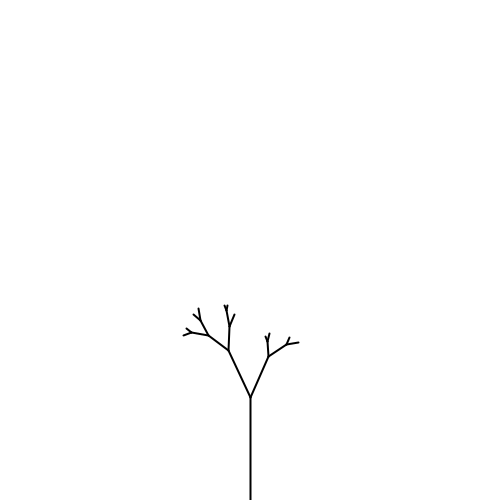
Frame 1 (no input)
Frame 60 (the mouse pressed at the canvas centre just before this capture): identical to frame 1, image omitted
Frame 120 (the mouse held since frame 60 and released just before this capture): identical to frame 1, image omitted

The Processing sketch that drew this single still picture (run headless with seeded random() and noise(); from frame 60 on, the mouse is pressed at the canvas centre):

// Processing sketch: tree_recursive2
// ── tree_recursive2.pde
// Recursive Tree
// YunFei
void setup() {
  size(500, 500);
  
  background(255);
  translate(width/2, height);
  stroke(0);
  drawBranch(150);
}
 

void draw() {
  ;
}


void mouseClicked() {
  background(255);
  translate(width/2, height);
  stroke(0);
  drawBranch(150);
}


void drawBranch(float len) {
  float theta = map(random(1), 0, 1, PI/12, PI/6);
  len = len * random(0.5, 1.2);
  strokeWeight(2);
  line(0, 0, 0, -len);
 
  translate(0, -len);
  len *= 0.66; 
  
  if (len > 10) {
    pushMatrix();
    rotate(theta);
    drawBranch(len);
    popMatrix();    
 
    pushMatrix();
    rotate(-theta);
    drawBranch(len);
    popMatrix();
  }
}
